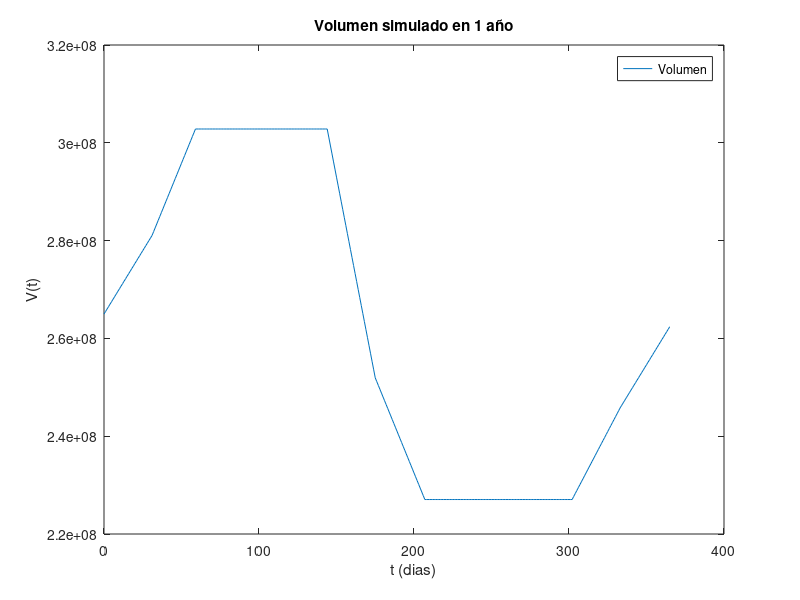
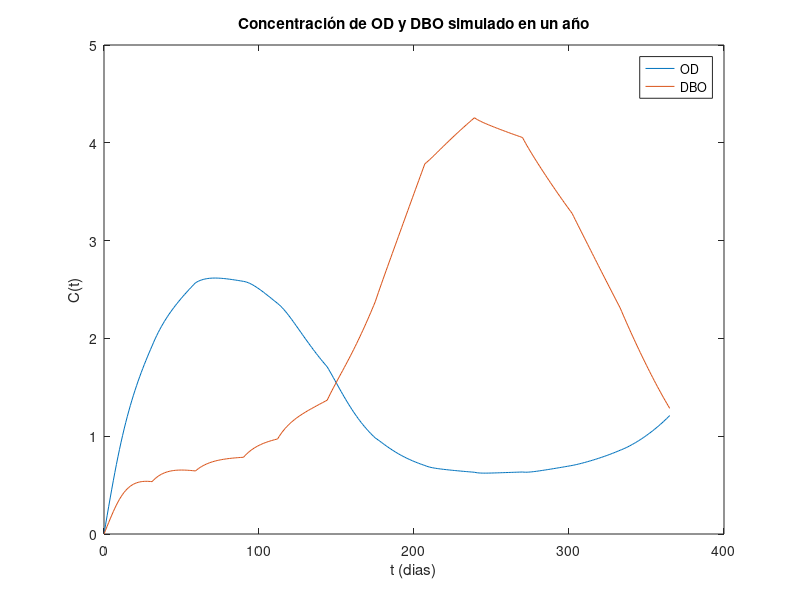
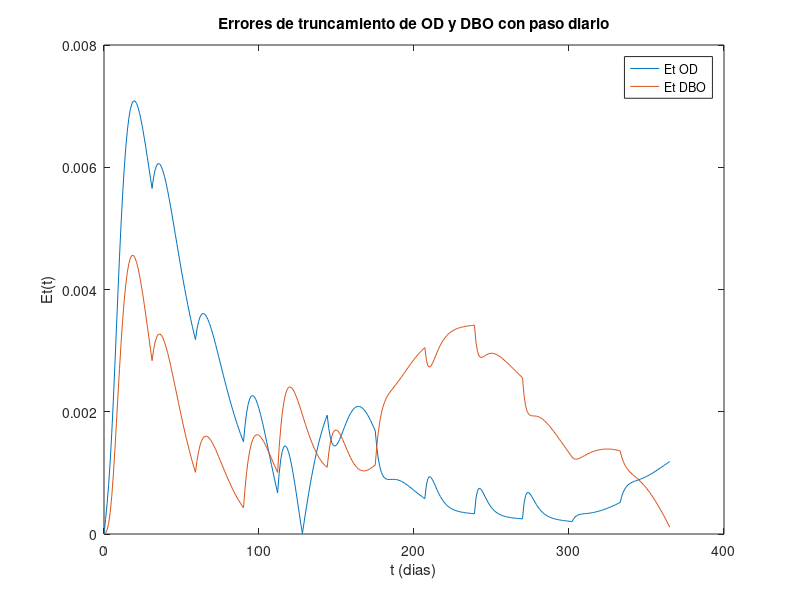
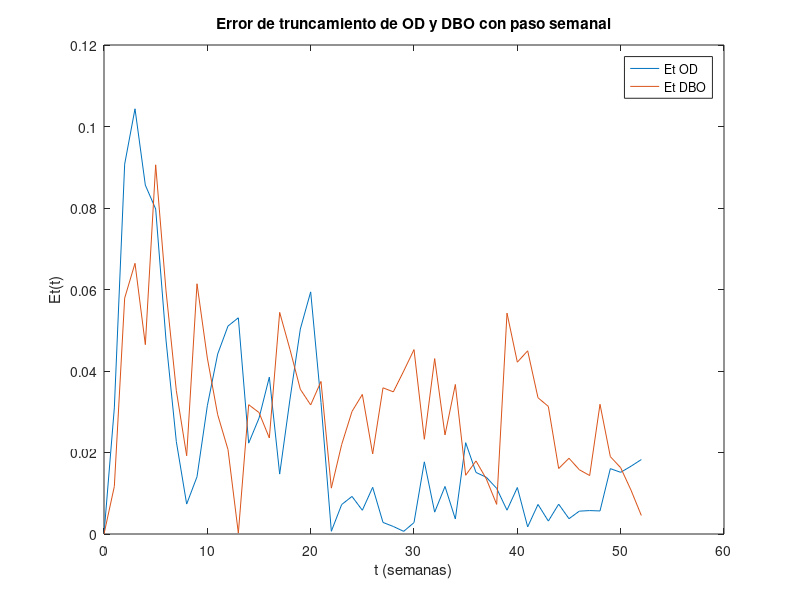

These figures' MATLAB source, in order:
clear all;

function datos_balance = iterar_mes(vn, on, dn, h, dia_inicial, dia_final, numero_mes)
  # Datos
  caudales = load("caudales_mensuales.dat"); # m^3/s
  kbd_0 = 0.1; # 1/día
  ka = 0.01; # 1/día
  ko2 = 1.4; # g^2/m^6
  dbo_e = 20; # g/m^3
  od_e = 2; # g/m^3
  od_s = 9; # g/m^3
  # 20 -> 100%
  # 17 -> 85%

  # Obtengo los caudales y les cambio las unidades a m^3/dia
  qe = 86400 * caudales(numero_mes, 1);
  qs = 86400 * caudales(numero_mes, 2);

  datos_balance = zeros(dia_final-dia_inicial+1, 3);

  for i = 1:dia_final-dia_inicial+1
    kbd = kbd_0 * (on.^2 / (on.^2 + ko2));
    g = ka * (od_s - on);
    p = kbd * dn;

    fo = ((qe * od_e - qs * on)/vn) + g - p;
    fd = ((qe * dbo_e - qs * dn)/vn) - p;

    datos_balance(i, 1) = vn + h * (qe - qs);
    datos_balance(i, 2) = on + h * fo;
    datos_balance(i, 3) = dn + h * fd;

    vn = datos_balance(i, 1);
    on = datos_balance(i, 2);
    dn = datos_balance(i, 3);
  endfor
endfunction

function bal_anual = iterar_12_meses(v0, o0, d0, h)
  cantidad_datos = round(365.*(1/h));
  bal_anual = [zeros(cantidad_datos, 1), zeros(cantidad_datos, 1), zeros(cantidad_datos, 1)];

  for i = 1:12
    switch(i)
    case 1
      bal_anual(1:round(31.*1/h), :) = iterar_mes(v0, o0, d0, h, 1, round(31 .* 1/h), i);
    case 2
      bal_anual(round(31*1/h)+1:round(59.*1/h), :) = iterar_mes(bal_anual(round(31.*1/h), 1), bal_anual(round(31.*1/h), 2), bal_anual(round(31.*1/h), 3), h, round(31.*1/h)+1, round(59.*1/h), i);
    case 3
      bal_anual(round(59.*1/h)+1:round(90.*1/h), :) = iterar_mes(bal_anual(round(59.*1/h), 1), bal_anual(round(59.*1/h), 2), bal_anual(round(59.*1/h), 3), h, round(59.*1/h)+1, round(90.*1/h), i);
    case 4
      bal_anual(round(90*1/h)+1:round(112.*1/h), :) = iterar_mes(bal_anual(round(90.*1/h), 1), bal_anual(round(90.*1/h), 2), bal_anual(round(90.*1/h), 3), h, round(90*1/h)+1, round(112.*1/h), i);
    case 5
      bal_anual(round(112*1/h)+1:round(144.*1/h), :) = iterar_mes(bal_anual(round(112.*1/h), 1), bal_anual(round(112.*1/h), 2), bal_anual(round(112.*1/h), 3), h, round(112*1/h)+1, round(144.*1/h), i);
    case 6
      bal_anual(round(144*1/h)+1:round(175.*1/h), :) = iterar_mes(bal_anual(round(144.*1/h), 1), bal_anual(round(144.*1/h), 2), bal_anual(round(144.*1/h), 3), h, round(144*1/h)+1, round(175.*1/h), i);
    case 7
      bal_anual(round(175*1/h)+1:round(207.*1/h), :) = iterar_mes(bal_anual(round(175.*1/h), 1), bal_anual(round(175.*1/h), 2), bal_anual(round(175.*1/h), 3), h, round(175*1/h)+1, round(207.*1/h), i);
    case 8
      bal_anual(round(207*1/h)+1:round(239.*1/h), :) = iterar_mes(bal_anual(round(207.*1/h), 1), bal_anual(round(207.*1/h), 2), bal_anual(round(207.*1/h), 3), h, round(207*1/h)+1, round(239.*1/h), i);
    case 9
      bal_anual(round(239*1/h)+1:round(270.*1/h), :) = iterar_mes(bal_anual(round(239.*1/h), 1), bal_anual(round(239.*1/h), 2), bal_anual(round(239.*1/h), 3), h, round(239*1/h)+1, round(270.*1/h), i);
    case 10
      bal_anual(round(270*1/h)+1:round(302.*1/h), :) = iterar_mes(bal_anual(round(270.*1/h), 1), bal_anual(round(270.*1/h), 2), bal_anual(round(270.*1/h), 3), h, round(270*1/h)+1, round(302.*1/h), i);
    case 11
      bal_anual(round(302*1/h)+1:round(333.*1/h), :) = iterar_mes(bal_anual(round(302.*1/h), 1), bal_anual(round(302.*1/h), 2), bal_anual(round(302.*1/h), 3), h, round(302*1/h)+1, round(333.*1/h), i);
    case 12
      bal_anual(round(333*1/h)+1:round(365.*(1/h)), :) = iterar_mes(bal_anual(round(333.*1/h), 1), bal_anual(round(333.*1/h), 2), bal_anual(round(333.*1/h), 3), h, round(333*1/h)+1, round(365.*(1/h)), i);
    endswitch
  endfor
endfunction

h = 1; #en dias
v0 = 264.98 * (10.^6); # V0 obtenido por ajuste, y expresado en (m^3)
o0 = 0; # OD0 = ODe
d0 = 0; # DBO0 = DBOe

euler_paso_diario = iterar_12_meses(v0, o0, d0, h);

h = 0.5;

euler_paso_medio_dia = iterar_12_meses(v0, o0, d0, h);

h = 7;

euler_paso_semanal = iterar_12_meses(v0, o0, d0, h);
et_euler_semanal = abs(euler_paso_semanal(:, 2:3) - euler_paso_medio_dia(14:14:730, 2:3));
et_euler_diario = abs(euler_paso_diario(:, 2:3) - euler_paso_medio_dia(2:2:730, 2:3));

euler_paso_diario(2:366, :) = euler_paso_diario(1:365, :); # desplazo los datos calculados
euler_paso_diario(1, :) = [v0, o0, d0]; # coloco las condiciones iniciales en la matriz

# Grafico de Volumen
plot(0:365, euler_paso_diario(:, 1));
legend("Volumen");
title("Volumen simulado en 1 año");
xlabel ("t (dias)");
ylabel ("V(t)");
hold off;

print -djpeg volumen_simulado.jpg;

# Graficos de concentracion con paso Diario
plot(0:365, euler_paso_diario(:, 2));
hold on;
plot(0:365, euler_paso_diario(:, 3));
legend("OD", "DBO");
title("Concentración de OD y DBO simulado en un año");
xlabel ("t (dias)");
ylabel ("C(t)");
hold off;

print -djpeg euler_anual_paso_diario.jpg;

# Grafico errores de truncamiento con paso diario
plot(0:365, [0; et_euler_diario(:, 1)]); # grafico et OD
hold on;
plot(0:365, [0; et_euler_diario(:, 2)]); # grafico et DBO
legend("Et OD", "Et DBO");
title("Errores de truncamiento de OD y DBO con paso diario");
xlabel ("t (dias)");
ylabel ("Et(t)");
hold off;

print -djpeg errores_truncamiento_diario.jpg;

# Grafico errores de truncamiento con paso semanal
plot(0:52, [0; et_euler_semanal(:, 1)]); # grafico et OD
hold on;
plot(0:52, [0; et_euler_semanal(:, 2)]); # grafico et DBO
legend("Et OD", "Et DBO");
title("Error de truncamiento de OD y DBO con paso semanal");
xlabel ("t (semanas)");
ylabel ("Et(t)");
hold off;

print -djpeg errores_truncamiento_semanal.jpg;

